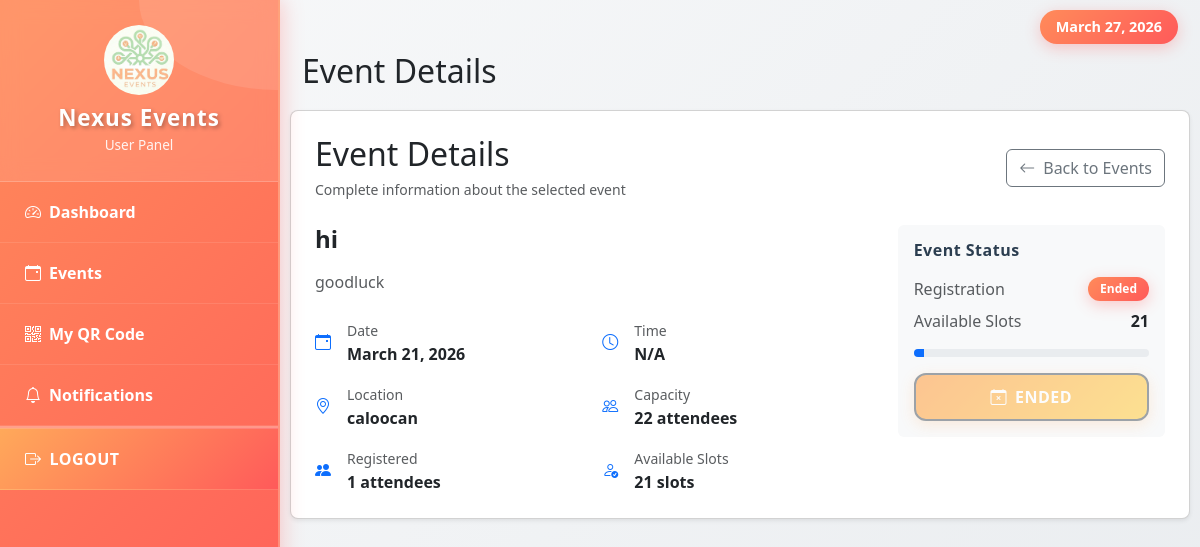
The page /event_details.php?id=12 (signed in) on the database its author committed.
### tables this page shows
CREATE TABLE `events` (
  `id` int(11) NOT NULL,
  `title` varchar(150) DEFAULT NULL,
  `description` text DEFAULT NULL,
  `event_date` date DEFAULT NULL,
  `location` varchar(150) DEFAULT NULL,
  `participant_limit` int(11) DEFAULT NULL,
  `created_by` int(11) DEFAULT NULL,
  `poster` varchar(255) DEFAULT NULL,
  `start_time` time DEFAULT NULL,
  `end_time` time DEFAULT NULL
);

### event_details.php (the view, shortened to what this page needs)
<?php
include "db.php";
$id = $conn->real_escape_string($_GET['id']);
$today = date("Y-m-d");
$user_id = $_SESSION['user_id'];
$stmt = $conn->prepare("SELECT * FROM events WHERE id = ?");
$stmt->bind_param("i", $id);
$stmt->execute();
$result = $stmt->get_result();
$row = $result->fetch_assoc();
$stmtCheck = $conn->prepare("SELECT COUNT(*) AS total FROM registrations WHERE event_id = ? AND user_id = ?");
$stmtCheck->bind_param("ii", $id, $user_id);
$stmtCheck->execute();
$already_registered = $stmtCheck->get_result()->fetch_assoc()['total'] > 0;
$stmtCount = $conn->prepare("SELECT COUNT(*) AS total FROM registrations WHERE event_id = ?");
$stmtCount->bind_param("i", $id);
$stmtCount->execute();
$count = $stmtCount->get_result()->fetch_assoc()['total'];
$is_full = $count >= $row['participant_limit'];
$is_ended = $row['event_date'] < $today;
?>
<!DOCTYPE html>
<html lang="en">
<head>
    <link href="https://cdn.jsdelivr.net/npm/bootstrap@5.3.2/dist/css/bootstrap.min.css" rel="stylesheet">
    <link href="https://cdn.jsdelivr.net/npm/bootstrap-icons@1.10.5/font/bootstrap-icons.css" rel="stylesheet">
</head>
<body>
    <div class="sidebar" id="sidebar">
        <div class="sidebar-header text-center">
            <img src="nexuslogo.png" alt="Logo" class="sidebar-logo">
            <h3>Nexus Events</h3>
            <small>User Panel</small>
        </div>
        <ul>
            <li><a href="user_dashboard.php"><i class="bi bi-speedometer2 me-2"></i> Dashboard</a></li>
            <li><a href="events.php"><i class="bi bi-calendar-event me-2"></i> Events</a></li>
            <li><a href="my_qr.php"><i class="bi bi-qr-code me-2"></i> My QR Code</a></li>
            <li><a href="notifications.php"><i class="bi bi-bell me-2"></i> Notifications</a></li>
            <li class="logout-link"><a href="logout.php"><i class="bi bi-box-arrow-right me-2"></i> Logout</a></li>
        </ul>
    </div>
    <div class="main-content" id="mainContent" style="padding-top: 20px;">
    <div class="container-fluid">
        <div class="w-100 d-flex justify-content-end mb-2">
            <span class="badge bg-primary" style="font-size: 0.9rem; padding: 0.6rem 1rem;">
                <?php echo date('F d, Y'); ?>
            </span>
        </div>
        <div class="d-flex flex-column flex-lg-row justify-content-between align-items-lg-center mb-3 gap-2">
    <div>
        <h2 class="mb-1">Event Details</h2>
    </div>
</div>
        </div>
            <div class="card shadow-sm rounded-3 p-4">
            <div class="d-flex justify-content-between align-items-center mb-4">
                <div>
                    <h2 class="mb-1">Event Details</h2>
                    <small class="text-muted">Complete information about the selected event</small>
                </div>
                <div>
                    <a href="javascript:history.back()" class="btn btn-outline-secondary">
                        <i class="bi bi-arrow-left me-2"></i>Back to Events
                    </a>
                </div>
            </div>
<?php if($result->num_rows > 0){ ?>
                    <div class="row">
                        <div class="col-md-8">
                            <h4 class="text-dark fw-bold mb-3"><?php echo htmlspecialchars($row['title']); ?></h4>
                            <p class="text-muted mb-4"><?php echo htmlspecialchars($row['description']); ?></p>
                            <div class="row g-3">
                                <div class="col-md-6">
                                    <div class="d-flex align-items-center">
                                        <i class="bi bi-calendar-event me-3 text-primary"></i>
                                        <div>
                                            <small class="text-muted">Date</small>
                                            <div class="fw-bold"><?php echo date('F d, Y', strtotime($row['event_date'])); ?></div>
                                        </div>
                                    </div>
                                </div>
                                <div class="col-md-6">
                                    <div class="d-flex align-items-center">
                                        <i class="bi bi-clock me-3 text-primary"></i>
                                        <div>
                                            <small class="text-muted">Time</small>
                                            <div class="fw-bold">
                                                <?php
                                                if (!empty($row['start_time']) && !empty($row['end_time'])) {
                                                    echo date('h:i A', strtotime($row['start_time'])) . ' - ' . date('h:i A', strtotime($row['end_time']));
                                                } elseif (!empty($row['start_time'])) {
                                                    echo date('h:i A', strtotime($row['start_time']));
                                                } else {
                                                    echo 'N/A';
                                                }
                                                ?>
                                            </div>
                                        </div>
                                    </div>
                                </div>
                                <div class="col-md-6">
                                    <div class="d-flex align-items-center">
                                        <i class="bi bi-geo-alt me-3 text-primary"></i>
                                        <div>
                                            <small class="text-muted">Location</small>
                                            <div class="fw-bold"><?php echo htmlspecialchars($row['location']); ?></div>
                                        </div>
                                    </div>
                                </div>
                                <div class="col-md-6">
                                    <div class="d-flex align-items-center">
                                        <i class="bi bi-people me-3 text-primary"></i>
                                        <div>
                                            <small class="text-muted">Capacity</small>
                                            <div class="fw-bold"><?php echo $row['participant_limit']; ?> attendees</div>
                                        </div>
                                    </div>
                                </div>
                                <div class="col-md-6">
                                    <div class="d-flex align-items-center">
                                        <i class="bi bi-people-fill me-3 text-primary"></i>
                                        <div>
                                            <small class="text-muted">Registered</small>
                                            <div class="fw-bold"><?php echo $count; ?> attendees</div>
                                        </div>
                                    </div>
                                </div>
                                <div class="col-md-6">
                                    <div class="d-flex align-items-center">
                                        <i class="bi bi-person-check me-3 text-primary"></i>
                                        <div>
                                            <small class="text-muted">Available Slots</small>
                                            <div class="fw-bold"><?php echo $row['participant_limit'] - $count; ?> slots</div>
                                        </div>
                                    </div>
                                </div>
                            </div>
                        </div>
                        <div class="col-md-4">
                            <div class="card bg-light border-0">
                                <div class="card-body">
                                    <h6 class="card-title mb-3">Event Status</h6>
                                    <div class="d-flex justify-content-between mb-2">
                                        <span class="text-muted">Registration</span>
                                        <?php if($is_full): ?>
                                            <span class="badge bg-danger">Full</span>
                                        <?php elseif($is_ended): ?>
                                            <span class="badge bg-secondary">Ended</span>
                                        <?php else: ?>
                                            <span class="badge bg-success">Open</span>
                                        <?php endif; ?>
                                    </div>
                                    <div class="d-flex justify-content-between mb-3">
                                        <span class="text-muted">Available Slots</span>
                                        <span class="fw-bold"><?php echo $row['participant_limit'] - $count; ?></span>
                                    </div>
                                    <div class="progress mb-3">
                                        <div class="progress-bar bg-primary" style="width: <?php echo ($count / $row['participant_limit']) * 100; ?>%"></div>
                                    </div>
                                    <div class="text-center">
                                        <?php if($already_registered): ?>
                                            <button type="button" class="btn btn-success w-100" onclick="showAlreadyRegisteredNotification()">
                                                <i class="bi bi-check-circle me-2"></i>Already Registered
                                            </button>
                                        <?php elseif($is_full): ?>
                                            <button class="btn btn-secondary w-100" disabled>
                                                <i class="bi bi-exclamation-circle me-2"></i>Full
                                            </button>
                                        <?php elseif($is_ended): ?>
                                            <button class="btn btn-secondary w-100" disabled>
                                                <i class="bi bi-calendar-x me-2"></i>Ended
                                            </button>
                                        <?php else: ?>
                                            <button type="button" class="btn btn-primary w-100" onclick="confirmRegistration(<?php echo $row['id']; ?>)">
                                                <i class="bi bi-plus-circle me-2"></i>Register Now
                                            </button>
                                        <?php endif; ?>
                                    </div>
                                </div>
                            </div>
                        </div>
                    </div>
                <?php } ?>
            </div>
        </div>
        <?php include "footer.php"; ?>
    </body>
    </html>

### event_details.php (style rules this page uses)
body { background: linear-gradient(135deg, #f8f9fa 0%, #e9ecef 100%); margin: 0; padding: 0; min-height: 100vh; display: flex; overflow-x: hidden !important; width: 100vw; max-width: 100%; box-sizing: border-box; }
.sidebar { width: 280px; background: linear-gradient(135deg, #FF8B5A 0%, #FF5A5A 100%); color: white; min-height: 100vh; box-shadow: 2px 0 20px rgba(255, 90, 90, 0.3); position: fixed; top: 0; left: 0; z-index: 1000; transition: transform 0.3s ease; border-right: 2px solid rgba(255, 255, 255, 0.2); transform: translateX(0); }
.sidebar.active { transform: translateX(0); }
.sidebar-header { padding: 25px; background: rgba(255, 255, 255, 0.1); border-bottom: 1px solid rgba(255, 255, 255, 0.2); backdrop-filter: blur(10px); position: relative; overflow: hidden; }
.sidebar-logo { width: 70px; height:70px; object-fit: cover; border-radius: 50%; margin-bottom:10px; }
.sidebar-header::before { content: ''; position: absolute; top: -50%; right: -50%; width: 100%; height: 100%; background: rgba(255, 255, 255, 0.1); border-radius: 50%; animation: pulse 4s ease-in-out infinite; }
.sidebar-header h3 { margin: 0; font-size: 1.4rem; font-weight: 800; letter-spacing: 1px; text-shadow: 2px 2px 4px rgba(0,0,0,0.3); position: relative; z-index: 2; }
.sidebar-header small { opacity: 0.9; font-size: 0.85rem; font-weight: 500; position: relative; z-index: 2; }
.sidebar ul { list-style: none; padding: 0; margin: 0; }
.sidebar li { margin: 0; position: relative; }
.sidebar a { display: flex; align-items: center; padding: 18px 25px; color: white; text-decoration: none; border-bottom: 1px solid rgba(255,255,255,0.1); transition: all 0.3s ease; position: relative; font-weight: 600; }
.sidebar a::before { content: ''; position: absolute; left: 0; top: 0; bottom: 0; width: 4px; background: transparent; transition: all 0.3s ease; }
.sidebar .logout-link { margin-top: auto; border-top: 2px solid rgba(255,255,255,0.3); }
.sidebar .logout-link a { background: linear-gradient(135deg, #FFA95A, #FF5A5A); border-top: 1px solid rgba(255,255,255,0.2); font-weight: 800; text-transform: uppercase; letter-spacing: 0.5px; }
.main-content { flex: 1; margin-left: 280px; padding: 10px !important; overflow-y: auto; overflow-x: hidden !important; transition: margin-left 0.3s ease; width: 100%; max-width: 100%; box-sizing: border-box; }
.card-title { font-weight: 800; color: #2c3e50; letter-spacing: 0.5px; }
.progress { height: 8px; border-radius: 4px; background-color: #e9ecef; }
.progress-bar { transition: width 0.6s ease; }
.btn-secondary { background: linear-gradient(135deg, #FFA95A, #FFD45A); border: none; border-radius: 12px; padding: 10px 20px; font-weight: 700; text-transform: uppercase; letter-spacing: 0.5px; box-shadow: 0 4px 15px rgba(255, 169, 90, 0.3); transition: all 0.3s ease; border: 2px solid rgba(255, 255, 255, 0.3); }
.badge { background: linear-gradient(135deg, #FF8B5A, #FF5A5A); color: white; font-weight: 700; padding: 6px 12px; border-radius: 20px; box-shadow: 0 4px 15px rgba(255, 90, 90, 0.3); }

### rows shown on the page
events: title "hi", description "goodluck", event_date "March 21, 2026", location "caloocan", participant_limit "22"

### other values the page prints
$count "1"
$row['participant_limit'] - $count "21"
